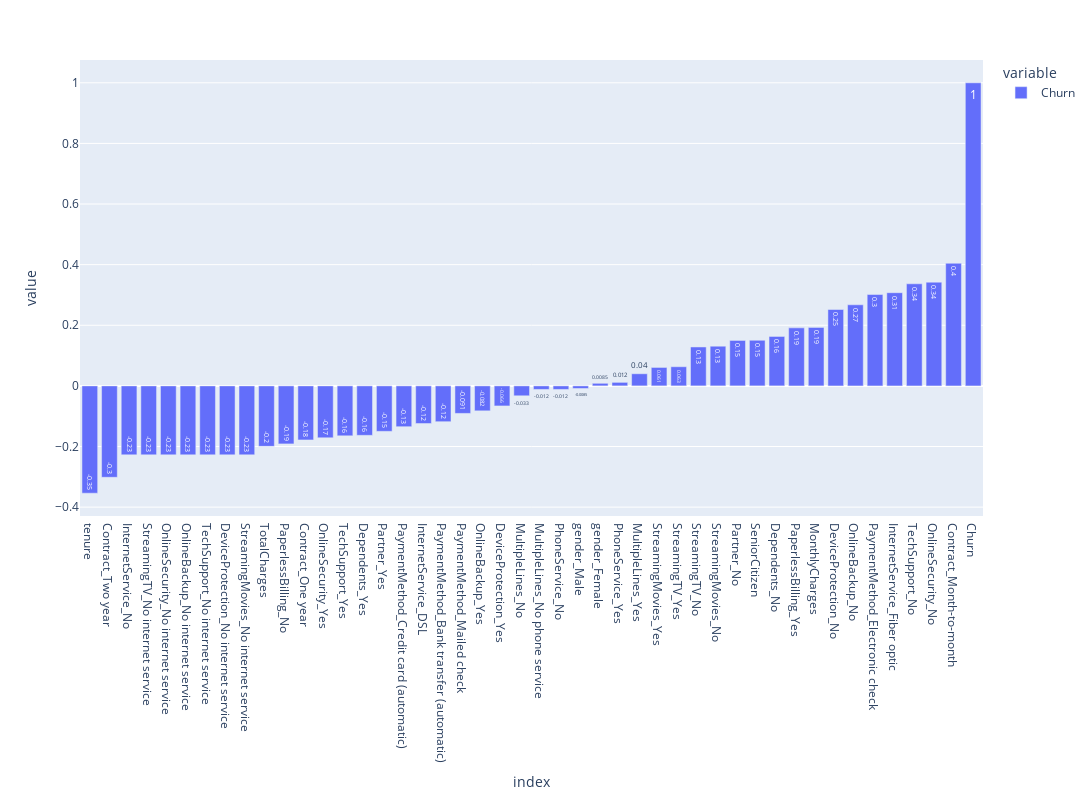

Here is the notebook cell this chart was saved with:
### Code cell
correlation_churn = correlation['Churn'].sort_values(ascending=True)
fig = px.bar(correlation_churn, text_auto='.2', height=800, width=1200)
fig.show()

### Figure 1 — Plotly figure (JSON) as saved in the notebook; plotly's stock layout.template omitted (floating-point values rounded to 4 significant figures)
{"data": [{"alignmentgroup": "True", "hovertemplate": "variable=Churn<br>index=%{x}<br>value=%{y}<extra></extra>", "legendgroup": "Churn", "marker": {"color": "#636efa", "pattern": {"shape": ""}}, "name": "Churn", "offsetgroup": "Churn", "orientation": "v", "showlegend": true, "textposition": "auto", "texttemplate": "%{y:.2}", "type": "bar", "x": ["tenure", "Contract_Two year", "InternetService_No", "StreamingTV_No internet service", "OnlineSecurity_No internet service", "OnlineBackup_No internet service", "TechSupport_No internet service", "DeviceProtection_No internet service", "StreamingMovies_No internet service", "TotalCharges", "PaperlessBilling_No", "Contract_One year", "OnlineSecurity_Yes", "TechSupport_Yes", "Dependents_Yes", "Partner_Yes", "PaymentMethod_Credit card (automatic)", "InternetService_DSL", "PaymentMethod_Bank transfer (automatic)", "PaymentMethod_Mailed check", "OnlineBackup_Yes", "DeviceProtection_Yes", "MultipleLines_No", "MultipleLines_No phone service", "PhoneService_No", "gender_Male", "gender_Female", "PhoneService_Yes", "MultipleLines_Yes", "StreamingMovies_Yes", "StreamingTV_Yes", "StreamingTV_No", "StreamingMovies_No", "Partner_No", "SeniorCitizen", "Dependents_No", "PaperlessBilling_Yes", "MonthlyCharges", "DeviceProtection_No", "OnlineBackup_No", "PaymentMethod_Electronic check", "InternetService_Fiber optic", "TechSupport_No", "OnlineSecurity_No", "Contract_Month-to-month", "Churn"], "xaxis": "x", "y": [-0.354, -0.3016, -0.2276, -0.2276, -0.2276, -0.2276, -0.2276, -0.2276, -0.2276, -0.1995, -0.1915, -0.1782, -0.1713, -0.1647, -0.1631, -0.15, -0.1347, -0.1241, -0.1181, -0.09077, -0.08231, -0.06619, -0.03265, -0.01169, -0.01169, -0.008545, 0.008545, 0.01169, 0.04003, 0.06086, 0.06325, 0.1284, 0.1309, 0.15, 0.1505, 0.1631, 0.1915, 0.1929, 0.2521, 0.2676, 0.3015, 0.3075, 0.3369, 0.3422, 0.4046, 1], "yaxis": "y"}], "layout": {"barmode": "relative", "height": 800, "legend": {"title": {"text": "variable"}, "tracegroupgap": 0}, "margin": {"t": 60}, "width": 1200, "xaxis": {"anchor": "y", "domain": [0, 1], "title": {"text": "index"}}, "yaxis": {"anchor": "x", "domain": [0, 1], "title": {"text": "value"}}}}
